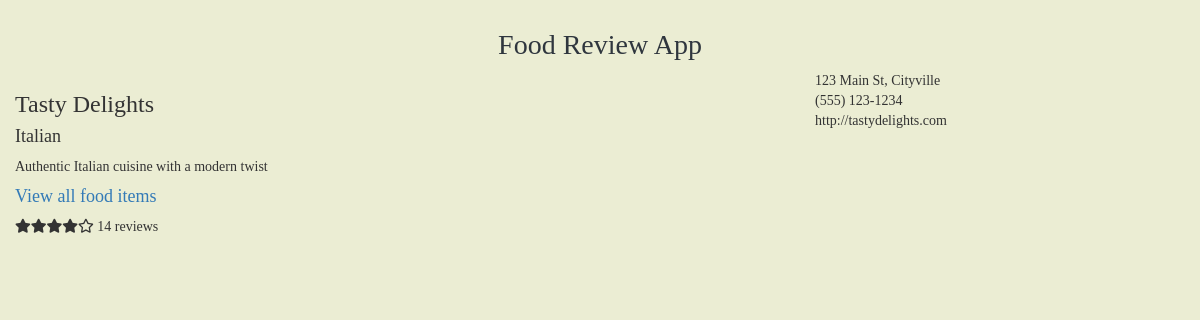
The page /restaurants/restaurant-details.php?restaurant=1 on the database its author committed.
### tables this page shows
CREATE TABLE IF NOT EXISTS `restaurant` (
  `restaurant_id` int NOT NULL AUTO_INCREMENT,
  `name` varchar(255) NOT NULL,
  `type` varchar(50) NOT NULL,
  `description` text,
  `address` varchar(255) NOT NULL,
  `phone` varchar(20) DEFAULT NULL,
  `website` varchar(255) DEFAULT NULL,
  `email` varchar(255) DEFAULT NULL,
  `photo` varchar(255) DEFAULT NULL,
  `owner_user_id` int DEFAULT NULL,
  `owner_name` varchar(255) DEFAULT NULL,
  PRIMARY KEY (`restaurant_id`),
  KEY `owner_user_id` (`owner_user_id`)
);

### restaurants/restaurant-details.php (the view, shortened to what this page needs)
<html>
	<head>
		<link rel="stylesheet" href="https://maxcdn.bootstrapcdn.com/bootstrap/3.3.7/css/bootstrap.min.css">
		<link rel="stylesheet" href="food-style.css">
	</head>
	</body>
		<div class='container-fluid' >
			<div class='row'>
				<div class='col-sm-12'>
					<h1>Food Review App</h1>
				</div>
			</div>
		</div>
<?php
if(isset($_GET['restaurant']))	{
	$restaurant_id = $_GET['restaurant'];
	$query = "
		with restaurant_rating as (
			select
				f.restaurant_id,
				round(avg(r.rating),0) as avg_rating,
				count(distinct r.review_id) as num_reviews
			from review r
			left join food_item f
				on r.food_item_id = f.food_item_id
			group by f.restaurant_id
		   )
		select * from restaurant r
		left join restaurant_rating rr
			on r.restaurant_id = rr.restaurant_id
		where r.restaurant_id='$restaurant_id';
	";
	displayRestaurantResults($query);
}
function displayRestaurantResults($query)	{
	require_once "../db/login.php";
	require_once "../functions/star_rating.php";
	$conn = new mysqli($hn, $un, $pw, $db);
	$result = $conn->query($query);
	$rows = $result->num_rows;
	if($rows>0)	{
		for ($i=0; $i<$rows; $i++)	{
			$restaurant = $result->fetch_array(MYSQLI_ASSOC);
			echo <<<_END
				<div class='container-fluid'>
					<div class='row'>
						<div class='col-sm-8'>
							<h3>$restaurant[name]</h3></a>
							<h4>$restaurant[type]</h4>
							<p>$restaurant[description]</p>
							<a href='../food/food-view.php?restaurant=$restaurant[restaurant_id]'><h4>View all food items</h4></a>
			_END;
			echo	'<p>'.displayStarRating($restaurant['avg_rating']).' '.$restaurant['num_reviews'].' reviews</p>';
			echo <<<_END
						</div>
						<div class='col-sm-4'>
							<p>$restaurant[address]<br>
							$restaurant[phone]<br>
							$restaurant[website]</p>
						</div>
					</div>
				</div>
			_END;
		}
	}
}
?>
	</body>
</html>

### functions/star_rating.php
<html>
	<head>
		<link rel="stylesheet" href="https://cdnjs.cloudflare.com/ajax/libs/font-awesome/5.15.3/css/all.min.css">
	</head>
	<body>
	</body>
</html>
<?php
function displayStarRating($rating) {
    $stars = "";
    for ($i = 1; $i <= 5; $i++) {
        if ($i <= $rating) {
            $stars .= '<i class="fas fa-star"></i>';
        } else {
            $stars .= '<i class="far fa-star"></i>';
        }
    }
    return $stars;
}
?>

### home/food-style.css (style rules this page uses)
body { font-family: Times New Roman, sans-serif; background-color: #EBEDD3; }
h1 { text-align: center; margin-top: 30px; font-size: 28px; color: #2F363E; }

### rows shown on the page
restaurant: name "Tasty Delights", type "Italian", description "Authentic Italian cuisine with a modern twist", num_reviews "14", address "123 Main St, Cityville", phone "(555) 123-1234", website "http://tastydelights.com"
